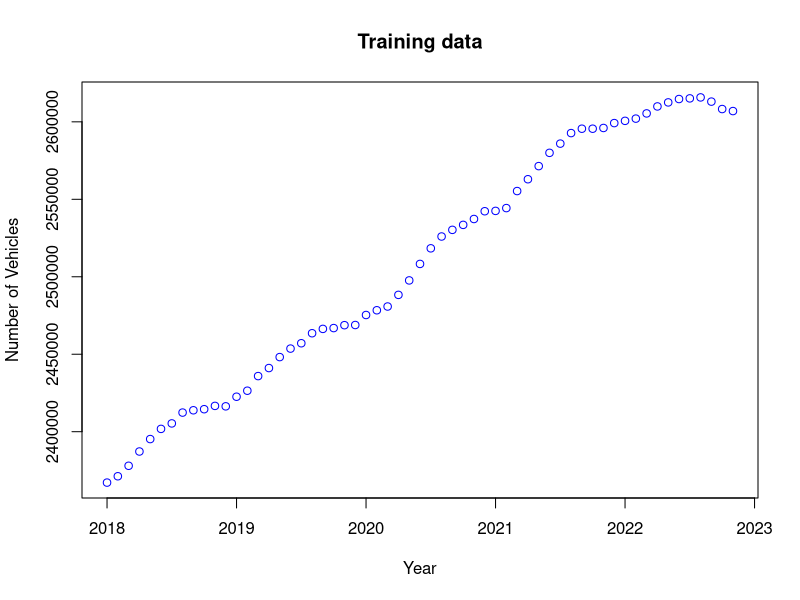
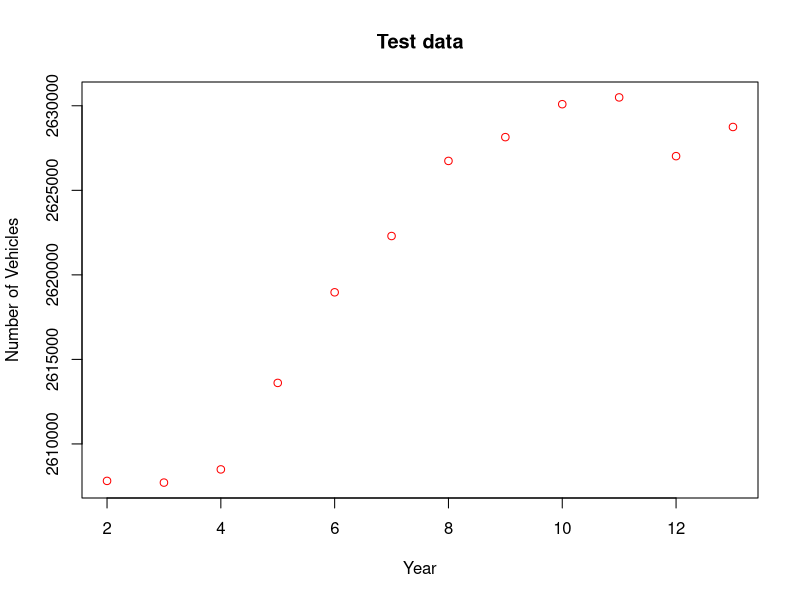
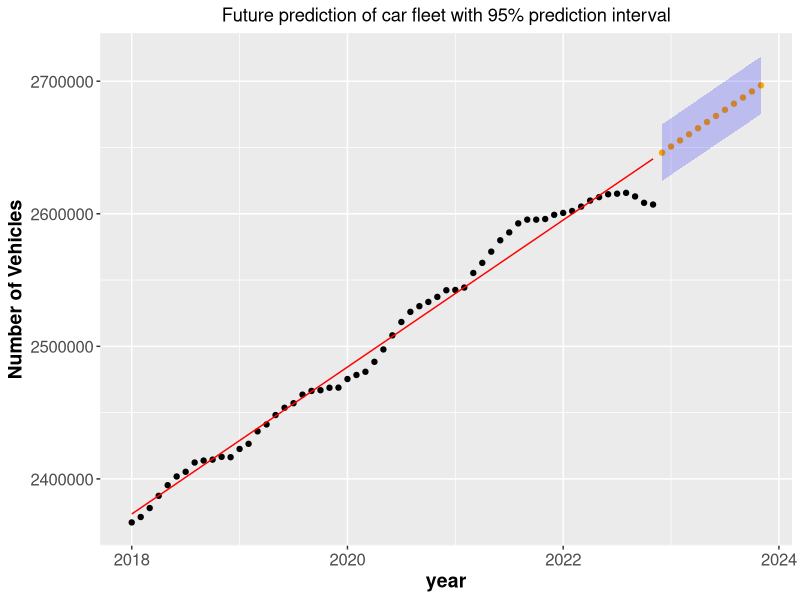
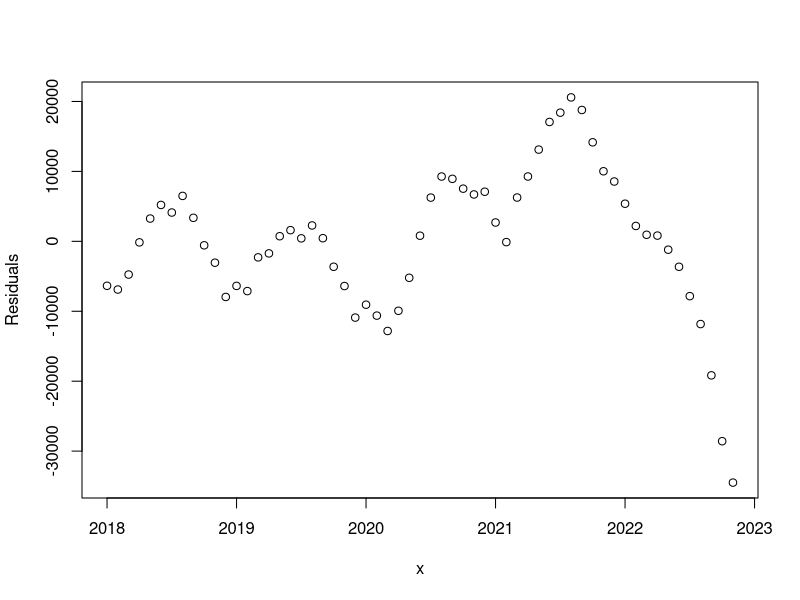
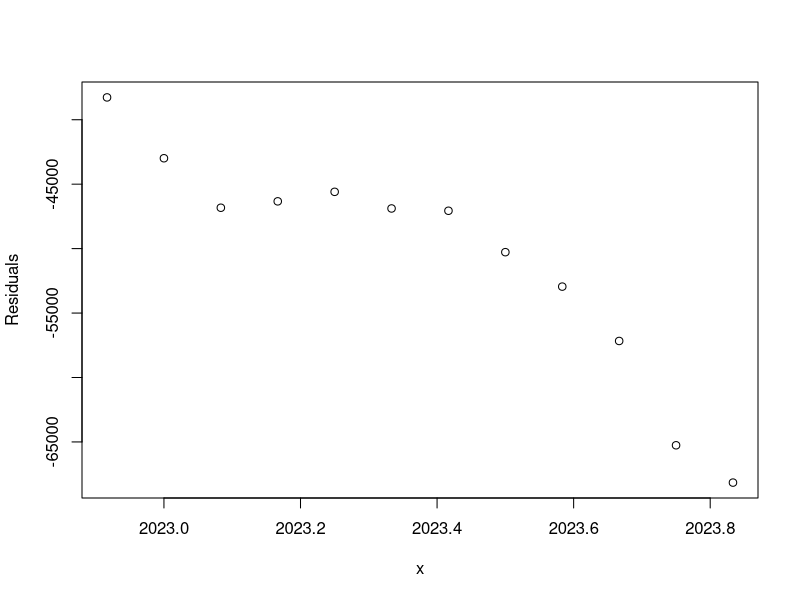
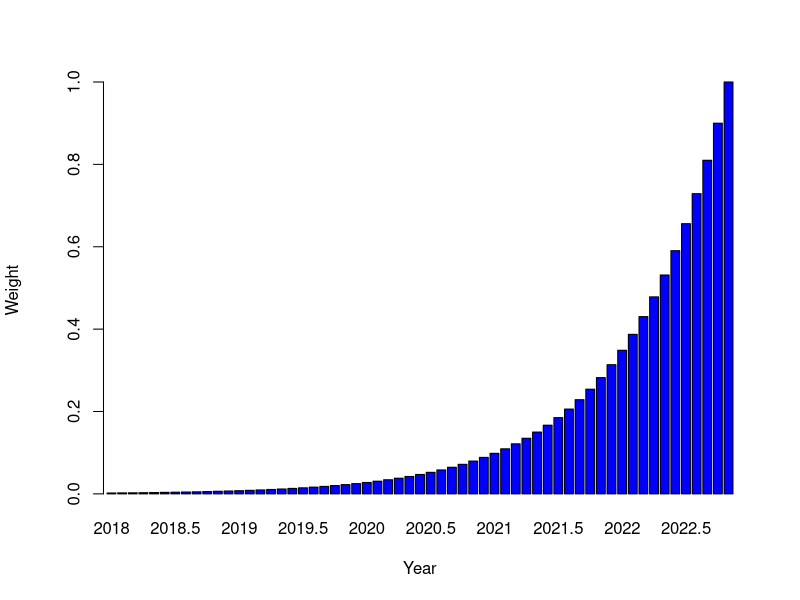
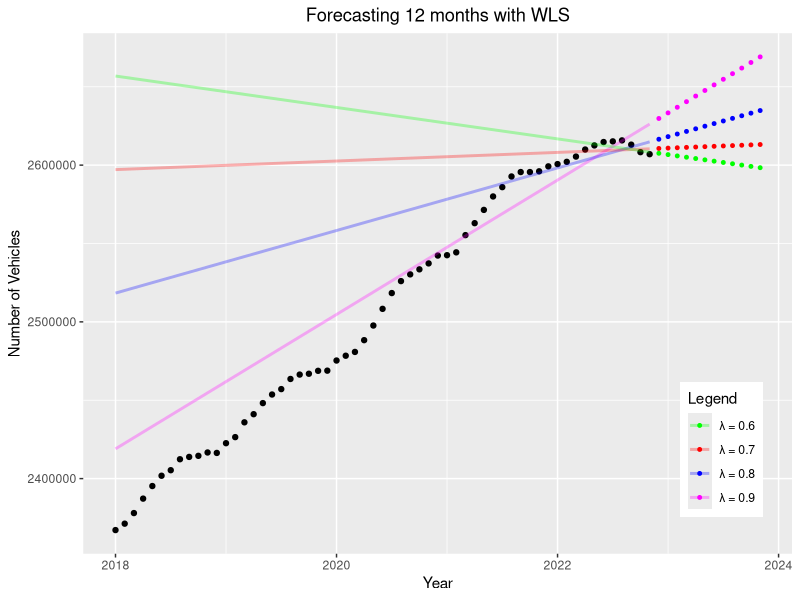
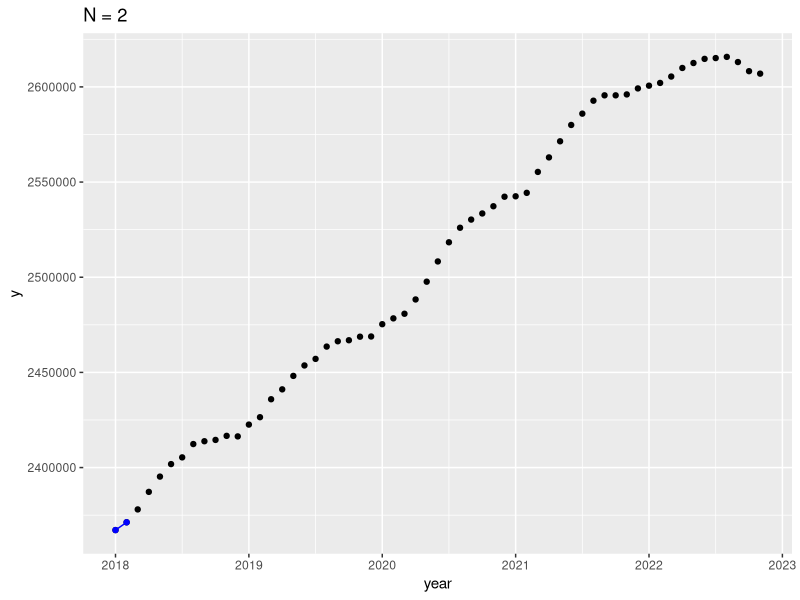

Write R code to recreate these figures, in order. (Note: this script raises an error after producing the figures.)
# Required package to read excel
library("readxl")
library("ggplot2")

### DATA IMPORT ###
# Training Data
my_data <- read_excel("Assignment 1/DST_BIL54_train.xlsx")
# my_data <- read_excel("/Users/thomastrosborg/Desktop/Uni/Master/1. semester/Time Series Analysis/git/Assignment 1/DST_BIL54_train.xlsx")
n_train <- length(my_data)
train <- unlist(my_data[1, 2:n_train])
x <- seq(2018, 2022 + 10 / 12, by = 1 / 12)
n <- length(x)
y_train <- train

# Test Data
my_data <- read_excel("Assignment 1/DST_BIL54_test.xlsx")
# my_data <- read_excel("/Users/thomastrosborg/Desktop/Uni/Master/1. semester/Time Series Analysis/git/Assignment 1/DST_BIL54_test.xlsx")
n_test <- length(my_data)
test <- unlist(my_data[1, 2:n_test])


##### Q1 #####
plot(x, train, col = "blue", title("Training data"), xlab="Year", ylab="Number of Vehicles")

plot(2:n_test, test, col = "red", title("Test data"), xlab="Year", ylab="Number of Vehicles")




##### Q2 #####
# Q2.1
ones <- rep(1, length(x))
x_ols <- cbind(ones, x)
theta <- solve(t(x_ols) %*% x_ols) %*% t(x_ols) %*% train

y_hat <- x_ols %*% theta
#plot(x, y_hat, col = "blue", title("Training data - OLS estimate"))
print(theta)

# Error, squared errors and residual variance estimate
error <- train - y_hat
RSS_ols <- t(error) %*% error
sigma2 <- as.numeric(RSS_ols) / (n_train - length(theta))

# Variance and std of estimated errors
v_ols <- sigma2 * solve(t(x_ols) %*% x_ols)
s_ols <- sqrt(diag(v_ols))

# Make forecast for next 12 months
x_test <- seq(2022 + 11 / 12, 2023 + 10 / 12, by = 1 / 12)
x_forecast <- cbind(1, x_test)
y_forecast <- x_forecast %*% theta

# Confidence interval
alpha <- 0.05
vmatrix <- sigma2 * (1 + (x_forecast %*% solve(t(x_ols) %*% x_ols)) %*% t(x_forecast))

CI_lb <- y_forecast - qt(1 - alpha / 2, n_train - length(theta)) * sqrt(diag(vmatrix))
CI_ub <- y_forecast + qt(1 - alpha / 2, n_train - length(theta)) * sqrt(diag(vmatrix))

# Plot fitted model, training data, forecast and CI
df_train <- data.frame(year = x, y = train, y_hat = y_hat)
df_forecast <- data.frame(year = x_forecast[,2], y = y_forecast, CI_lb = CI_lb, CI_ub = CI_ub)


ggplot(df_train, aes(x = year, y=train), title("Prediction of car fleet")) +
  geom_point(col = "black") + 
  geom_line(aes(x = year, y=y_hat), col="red", size = 0.5) +
  geom_point(data = df_forecast, aes(x = year, y = y), col="orange", size=1.5) +
  geom_ribbon(data=df_forecast, aes(x=year,ymin=CI_lb, ymax=CI_ub), inherit.aes=FALSE, alpha=0.2, fill="blue") +
  ggtitle("Future prediction of car fleet with 95% prediction interval") + ylab("Number of Vehicles") +
  theme(plot.title = element_text(hjust = 0.5), axis.text=element_text(size=12), axis.title=element_text(size=14,face="bold"))

# Residual of model on historic data, clearly not white noise
plot(x, error, ylab = "Residuals")

# Test error, model overestimates car fleet
plot(x_forecast[, 2], test - y_forecast, ylab = "Residuals", xlab = "x")




##### Q3 #####

# 3.1
lambda <- 0.9
SIGMA_OLS <- diag(n)
SIGMA_WLS <- diag(n)
for (i in 1:n) {
  SIGMA_WLS[i,i] <- 1/lambda^(n-i)
}
print(SIGMA_WLS[55:59,55:59])
W_WLS <- solve(SIGMA_WLS)

# 3.2
weights <- lambda^((n-1):0)
# plot the weights:
p <- barplot(weights, names = x, col = "blue", xlab = "Year", ylab = "Weight", axes = FALSE)
axis(side = 2, pos = -0.2)

# 3.3
print(sum(weights))

# 3.4
WLS <- solve(t(x_ols)%*%solve(SIGMA_WLS)%*%x_ols)%*%(t(x_ols)%*%solve(SIGMA_WLS)%*%y_train)
print(WLS)

# 3.5
y_wls <- x_test
lambdas <- c(0.9, 0.8, 0.7, 0.6)
df_forecast_wls <- data.frame(year = x_forecast[,2])
frame_names <- c('l09', 'l08', 'l07', 'l06')
df_forecast_wls[frame_names] <- NA

df_train[frame_names] <- NA

for (j in 1:length(lambdas)) {
  lambda = lambdas[j]
  for (i in 1:n) {
    SIGMA_WLS[i,i] <- 1/lambda^(n-i)
  }
  WLS <- solve(t(x_ols)%*%solve(SIGMA_WLS)%*%x_ols)%*%(t(x_ols)%*%solve(SIGMA_WLS)%*%y_train)
  y_pred <- x_forecast %*% WLS
  df_forecast_wls[frame_names[j]] <- y_pred
  df_train[frame_names[j]] <- x_ols %*% WLS
  print(WLS)
}

colors <- c("magenta", "blue", "red", "green")

ggplot(df_train, aes(x = year, y=train, colour='black')) +
  geom_point(col = "black") +
  geom_point(data=df_forecast_wls, aes(x=year, y=l09, colour="n9"), size=1)+
  geom_point(data=df_forecast_wls, aes(x=year, y=l08, colour="n8"), size=1)+
  geom_point(data=df_forecast_wls, aes(x=year, y=l07, colour="n7"), size=1)+
  geom_point(data=df_forecast_wls, aes(x=year, y=l06, colour="n6"), size=1)+
  geom_line(data=df_train, aes(x=year, y=l09, colour="n9"),linewidth=1, alpha=0.3)+
  geom_line(data=df_train, aes(x=year, y=l08, colour="n8"),linewidth=1, alpha=0.3)+
  geom_line(data=df_train, aes(x=year, y=l07, colour="n7"),linewidth=1, alpha=0.3)+
  geom_line(data=df_train, aes(x=year, y=l06, colour="n6"),linewidth=1, alpha=0.3)+
  theme(legend.position = c(0.9, 0.2), plot.title = element_text(hjust = 0.5)) +
  scale_color_manual(values = c(n9 = colors[1], n8 = colors[2], n7 = colors[3], n6 = colors[4]),
                     labels = c(n9 = "\u03bb = 0.9", n8 = "\u03bb = 0.8", n7 = "\u03bb = 0.7", n6 = "\u03bb = 0.6")) +
  labs(y= "Number of Vehicles", x = "Year", title = "Forecasting 12 months with WLS", color = "Legend")
  
# 3.6


##### Q4 #####

# 4.1 
f <- function(j) rbind(1, j)
L <- matrix(c(1.,0., 1.,1.),
            byrow=TRUE, nrow=2)
Linv <- solve(L) 

# 4.2
i <- 1
F_1 <- x_ols[1:i,1:2] %*% t(x_ols[1:i,1:2])
h_1 <- t(x_ols[1:i,1:2]) * y_train[1:i]

F_N <-  (lambda^0) * f(0)%*%t(f(0))
h_N <-  (lambda^0) * f(0) * y_train[i]

# 4.3
# Using λ = 0.9 update FN and hN recursively and provide F10 and h10. We will 
# not calculate predictions for these first 10 steps.
lambda <- 0.9
for (i in 2:10){
  F_N <- F_N + lambda^(i-1) * f(-(i-1)) %*% t(f(-(i-1)))  
  h_N <- lambda * Linv %*% h_N + f(0)*y_train[i]
  theta_N <- solve(F_N) %*% h_N
  
  yhat_N <- t(f(-(i-1):(59-i))) %*% theta_N
  plot_N <- ggplot(df_train, aes(x=year, y=y)) +
    geom_point() + 
    geom_point(data=df_train[1:i,], col="blue") + 
    geom_line(data=df_train[1:i,], aes(y=yhat_N[1:i]), col="blue") +
    #geom_line(aes(y=yhat_ols), col="red", linetype=2) + 
    #xlim(1980, 2005) + ylim(0,5.5) + 
    ggtitle(paste0("N = ", i))
  
  print(plot_N)
}

# 4.4
# Now update the model recursively up to F59 and h59, while also calculating predictions at each
# step. You should calculate predictions for 1 month ahead, 6 months ahead and 12 months ahead.
for (i in 11:59){
  F_N <- F_N + lambda^(i-1) * f(-(i-1)) %*% t(f(-(i-1)))  
  h_N <- lambda * Linv %*% h_N + f(0) * y[i] # y not found
  theta_N <- solve(F_N) %*% h_N
  
  yhat_N <- t(f(-(i-1):(59-i))) %*% theta_N
  ypred_1 <- t(f(1:2)) %*% theta_N
  ypred_6 <- t(f(1:6)) %*% theta_N
  ypred_12 <- t(f(1:12)) %*% theta_N
  
  plot_N <- ggplot(df_train, aes(x=year, y=y)) +
    geom_point() + 
    geom_point(data=df_train[1:i,], col="blue") + 
    geom_line(data=df_train[1:i,], aes(y=yhat_N[1:i]), col="blue") +
    
    #geom_line(aes(y=yhat_ols), col="red", linetype=2) + 
    #xlim(1980, 2005) + ylim(0,5.5) + 
    ggtitle(paste0("N = ", i))
  
  print(plot_N)
  
}
